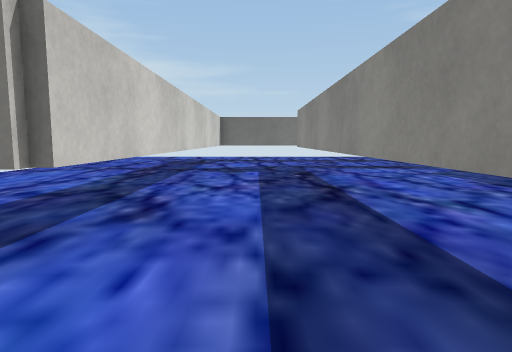
View 1 (above)

16 first-person views from a walk through a Unity game level. The camera is 0.68 m above the floor, tilts 6° down and sees 75° across. The floor is counted in squares, 1 m on a side. Each view is taken from the middle of a square. On the plan, view 1 faces up. The plan holds only what a view shows up to about 10 squares ahead; the rest is blank. The player character is not drawn. Some surface patterns are stand-ins.

View 2
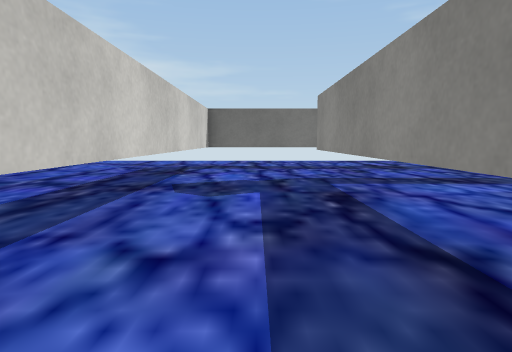

View 3
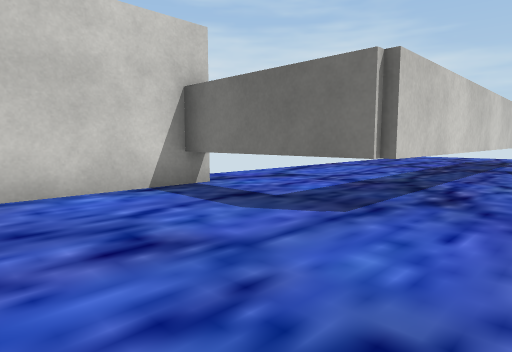

View 4
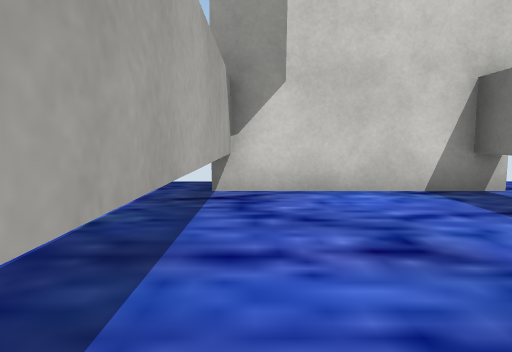

View 5
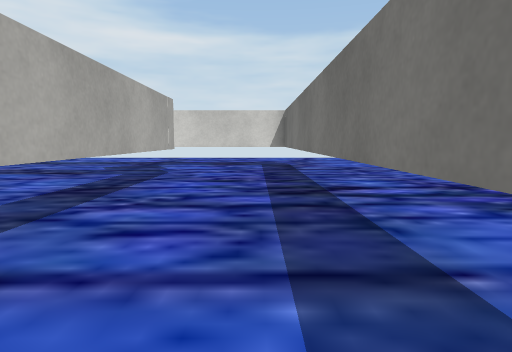

View 6
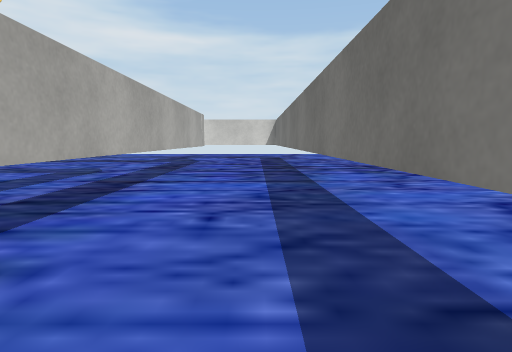

View 7
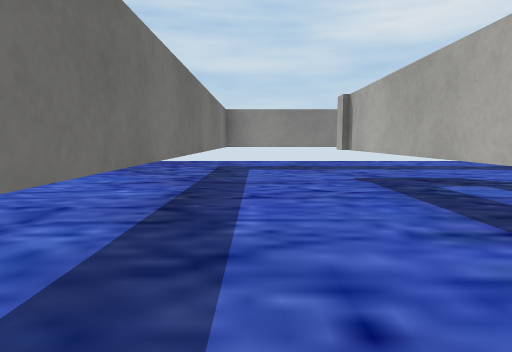

View 8
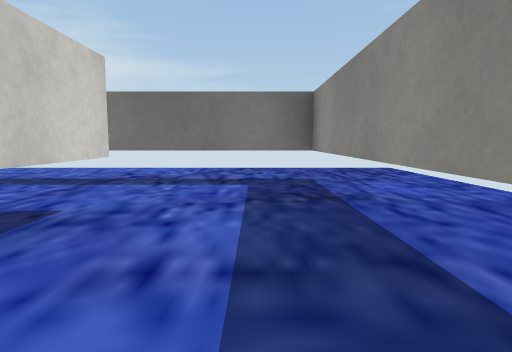

View 9
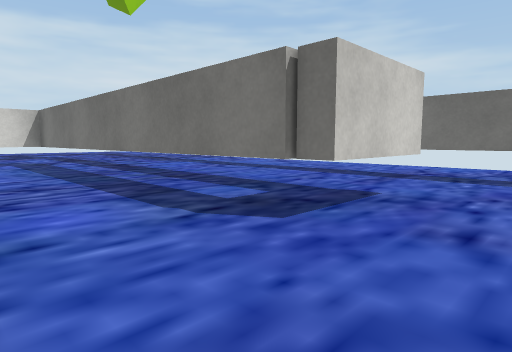

View 10
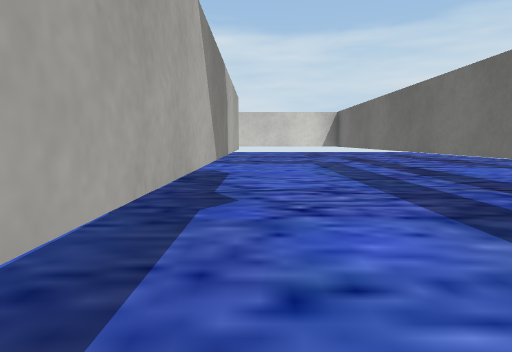

View 11
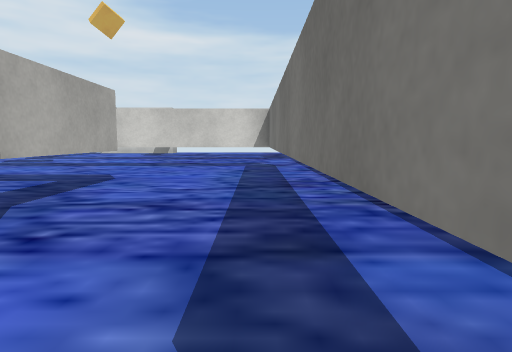

View 12
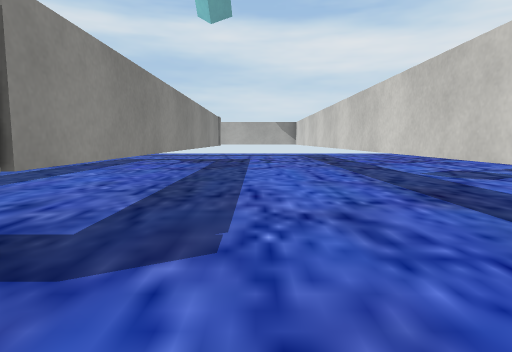

View 13
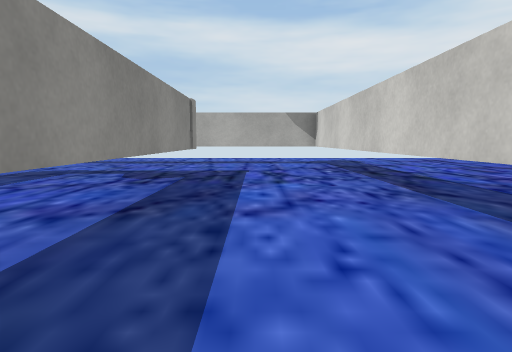

View 14
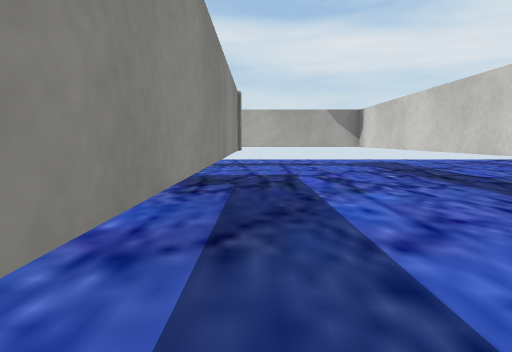

View 15
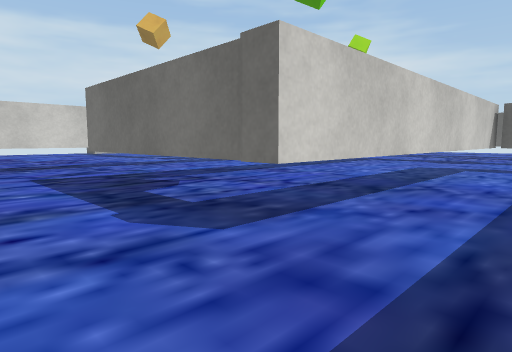

View 16
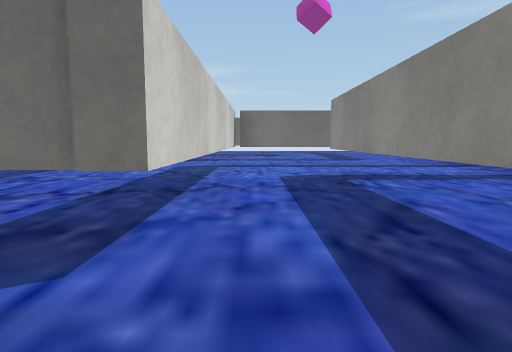

### Floor plan
Key: @ floor where view 1 was taken; # wall or solid block; . floor; T thing the floor can be seen under or through.
Columns run from 5 left of view 1 to 19 right of it. Each row starts with its distance up from view 1.
 12    ####################
 11    #..................#
 10    #..................#
  9    #..TTTTTTTTTTTTTT..#
  8    #..T    TTTTTTTTT..#
  7    #..T   #...........#
  6    #..T   #...........
  5    #..T   #...........
  4    #..#   #...TTTT##
  3    #..#   #...T
  2 ####..#   #...T  ####
  1 #.....    #...T  #.......
  0 #....@    #...T  #.......
 -1 #.....    #...T  #..#
 -2 #####     #...T  #..#
 -3           #...T  #..#
 -4           #...T  #..#
 -5           #...T  #..#
 -6           #...TTT#..#
 -7           #.........
 -8           #.........
 -9           #####

Positions as (right, up) in squares from view 1, and headings:
1: (0, 0), facing up
2: (0, 3), facing up
3: (0, -1), facing up-left
4: (0, -1), facing left
5: (8, 11), facing left
6: (12, 11), facing left
7: (8, 11), facing right
8: (16, 6), facing up
9: (16, 5), facing up-left
10: (15, 5), facing left
11: (14, 7), facing left
12: (7, 6), facing down
13: (7, 1), facing down
14: (8, 0), facing down
15: (14, -8), facing up-left
16: (13, -8), facing up
